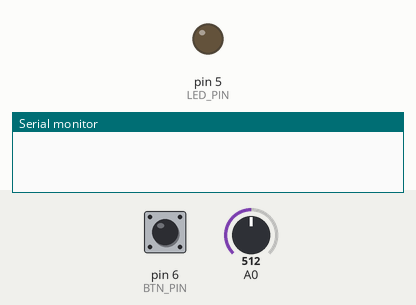
A sketch run on a simulated Arduino Uno, built with avr-gcc and run on an emulated ATmega328P. Parts: output pins drawn as LEDs (lit = HIGH), the last lines printed to the serial monitor. Inputs (shaded band) come from the test bench; at power-on: pin 6 (BTN_PIN) HIGH, A0 = 512.

Above: at 1.2 s.
1.3 s: pin 6 (BTN_PIN) pulled LOW for 0.15 s
At 2.1 s:
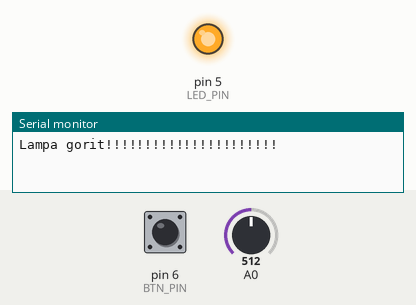
2.9 s: pin 6 (BTN_PIN) pulled LOW for 1 s
At 3.3 s:
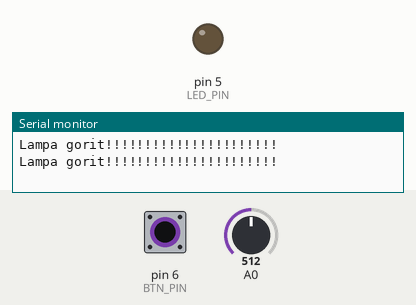
5.4 s: pin 6 (BTN_PIN) pulled LOW for 3.2 s
At 6.4 s:
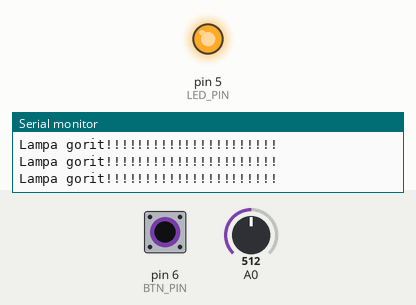
Timing chart, 0 to 8.4 s (numbered marks = the images above; inputs shaded):
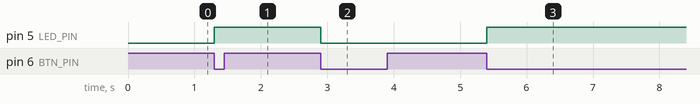

The sketch:

main.ino
```cpp
#include <Arduino.h>
#define LED_PIN 5
#define BTN_PIN 6

void setup()
{
  Serial.begin(9600);
  pinMode(LED_PIN, OUTPUT);
  pinMode(BTN_PIN, INPUT_PULLUP);
}
static int btn_state = 1;
static int led_state = 0;

void loop()
{
  int check = digitalRead(BTN_PIN);
  if (!check && check != btn_state)
  {
    led_state = !led_state;
    digitalWrite(LED_PIN, led_state);
    int vol = analogRead(A0);
    if (vol > 300)
    {
      Serial.println("Lampa gorit!!!!!!!!!!!!!!!!!!!!!!");
    }
    else
    {
      Serial.println("Lampa ne gorit !!!!!!!!!!!!!!!!!!!!!!!!!!!!!!?");
    }
  }
  btn_state = check;
}
```

Measured:
- after the input at 1.3 s, pin 5 (LED_PIN): LOW → HIGH at once
- after the input at 2.9 s, pin 5 (LED_PIN): HIGH → LOW at once
- after the input at 5.4 s, pin 5 (LED_PIN): LOW → HIGH at once
